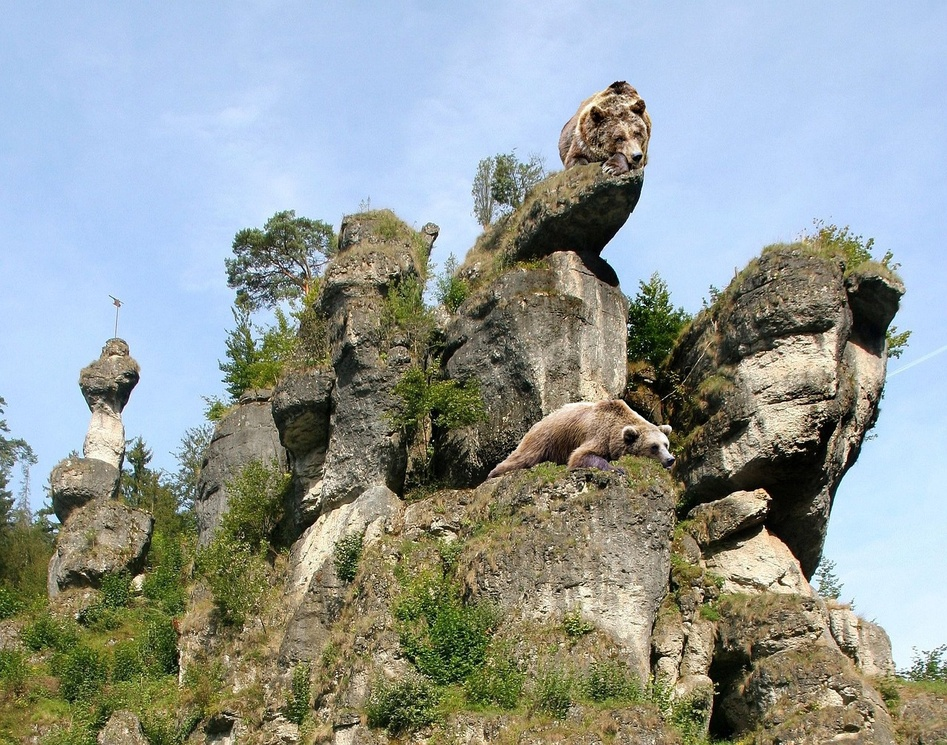
#> input picture Minggu IV/Praktikum/Image1.jpg, 947 x 745 px, shrunk from 1280 x 1008 before the run, found by its file name
$ python Latihan1.py
#> lines starting #> are read from the running program, lines starting #| are printed output that depends on the picture
import cv2
import numpy as np
import matplotlib.pyplot as plt

def manual_histogram_equalization(image):
    """
    Manual implementation of histogram equalization

    Parameters:
    image: Input grayscale image (0-255)

    Returns:
    equalized_image: Image after histogram equalization
    transform: transformation function
    hist: original histogram
    """

    # 1. Hitung histogram
    hist = np.zeros(256)

    for pixel in image.flatten():
        hist[pixel] += 1

    # 2. Hitung cumulative histogram (CDF)
    cdf = np.zeros(256)
    cdf[0] = hist[0]

    for i in range(1,256):
        cdf[i] = cdf[i-1] + hist[i]

    # 3. Hitung transformation function
    cdf_min = np.min(cdf[cdf > 0])
    total_pixels = image.shape[0] * image.shape[1]

    transform = np.round((cdf - cdf_min) / (total_pixels - cdf_min) * 255)
    transform = transform.astype('uint8')

    # 4. Apply transformation
    equalized_image = transform[image]

    # 5. Return equalized image and transformation function
    return equalized_image, transform, hist


# ====================================================
# MAIN PROGRAM
# ====================================================

# Load image
image = cv2.imread("image1.jpg", cv2.IMREAD_GRAYSCALE)
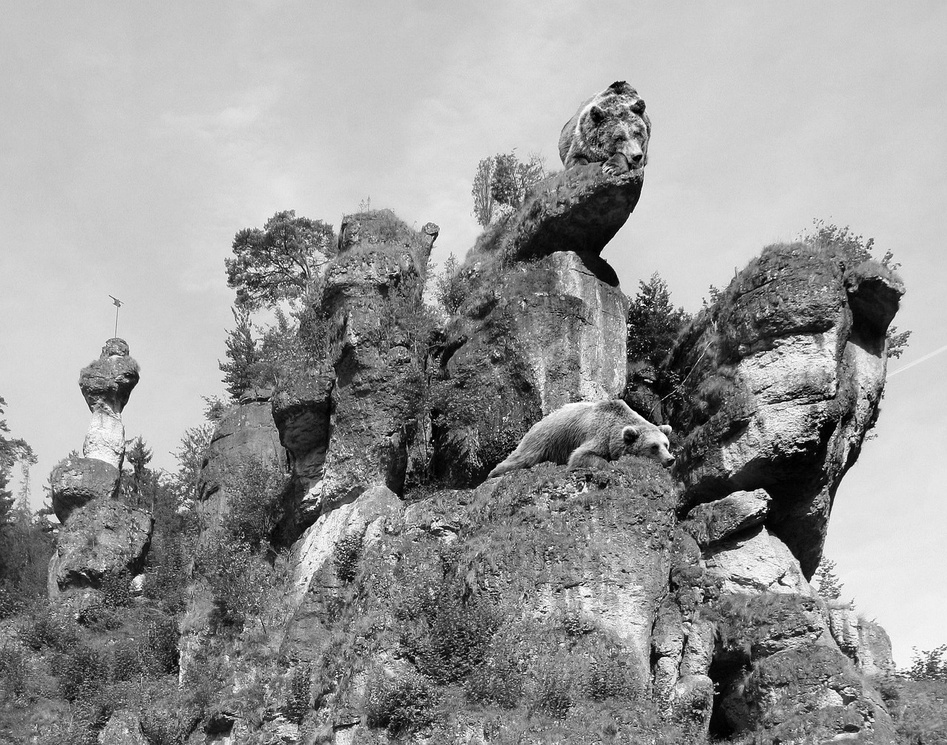
#> image: shape (745, 947); min 0, max 255, mean 152.2

if image is None:
    raise Exception("Image tidak ditemukan. Pastikan file image.jpg ada.")

# Jalankan histogram equalization manual
equalized_image, transform, hist_original = manual_histogram_equalization(image)
#> the loop in manual_histogram_equalization, `for pixel in image.flatten():` made 705515 passes
#> pixel on passes 1 to 3: 196, 201, 196
#> after the loop in manual_histogram_equalization, `for pixel in image.flatten():`: hist = 256 values, max 15432 at index 206, min 83 at index 254, mean 2755.9
#> after the loop in manual_histogram_equalization, `for i in range(1,256):`: cdf = 256 values from 376 to 705515
#> in manual_histogram_equalization, `cdf_min = np.min(cdf[cdf > 0])`: cdf_min = 376
#> in manual_histogram_equalization, `transform = np.round((cdf - cdf_min) / (total_pixels - cdf_min) * 255)`: transform = 256 values from 0 to 255
#> in manual_histogram_equalization, `equalized_image = transform[image]`:
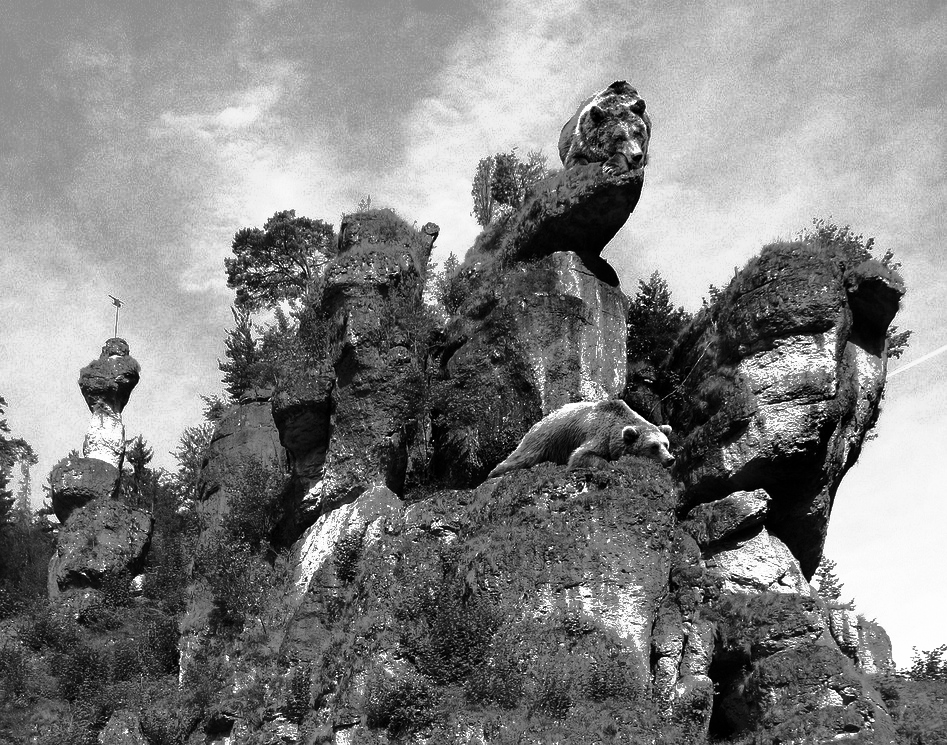
#> equalized_image: shape (745, 947); min 0, max 255, mean 128.5
#> transform = 256 values from 0 to 255; hist_original has the same summary as hist in manual_histogram_equalization

# Hitung histogram hasil
hist_equalized = np.zeros(256)
for pixel in equalized_image.flatten():
    hist_equalized[pixel] += 1
#> this loop made 705515 passes
#> pixel on passes 1 to 3: 141, 156, 141
#> after the loop, hist_equalized = 256 values, max 15432 at index 180, min 0 at index 79, mean 2755.9

# ====================================================
# VISUALISASI
# ====================================================

plt.figure(figsize=(12,8))

# Original Image
plt.subplot(2,2,1)
plt.title("Original Image")
plt.imshow(image, cmap='gray')
plt.axis('off')

# Histogram Original
plt.subplot(2,2,2)
plt.title("Histogram Original")
plt.plot(hist_original)

# Equalized Image
plt.subplot(2,2,3)
plt.title("Equalized Image (Manual)")
plt.imshow(equalized_image, cmap='gray')
plt.axis('off')

# Histogram Equalized
plt.subplot(2,2,4)
plt.title("Histogram Equalized")
plt.plot(hist_equalized)

plt.tight_layout()
plt.show()
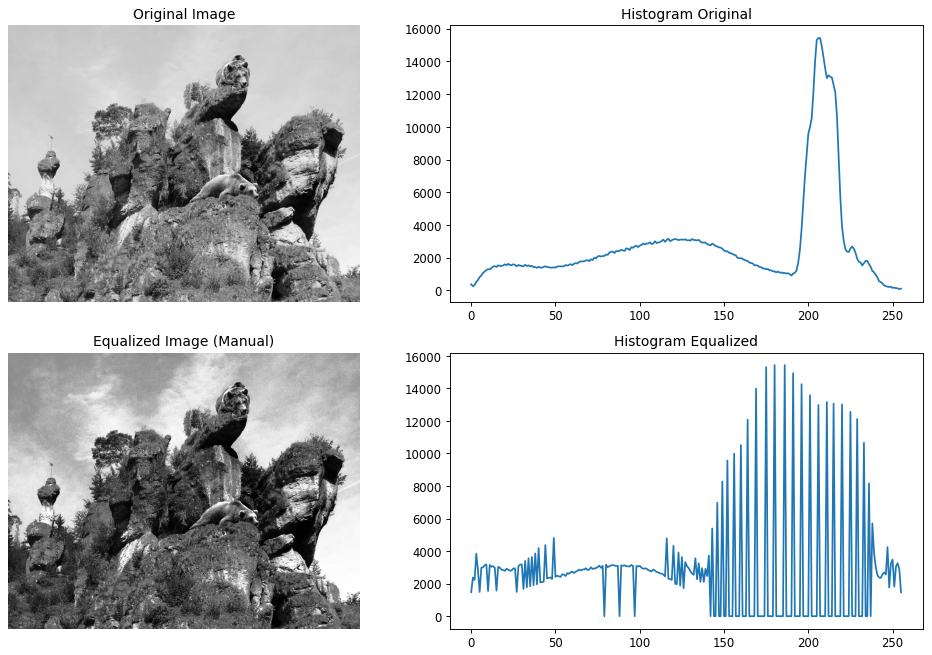
#> figure drawn by matplotlib, 4 panels; panel 2: curve peaks at x = 206, y = 15432; panel 4: curve peaks at x = 180, y = 15432

$ run again, with Minggu IV/Praktikum/medical_image.jpg copied over Minggu IV/Praktikum/Image1.jpg
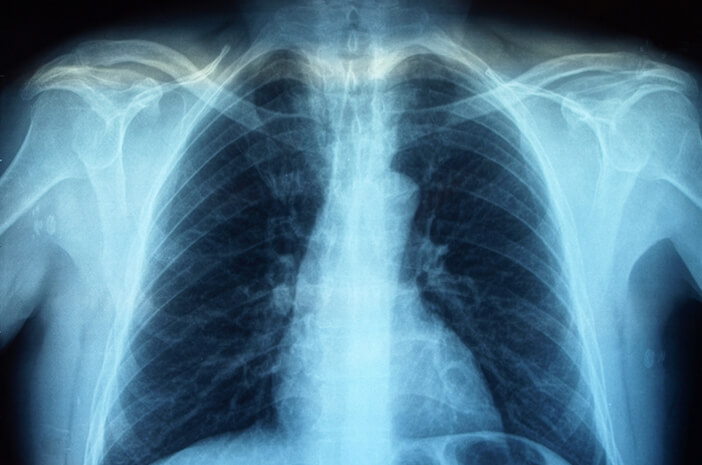
#> input picture Minggu IV/Praktikum/medical_image.jpg, 702 x 465 px, found by its file name
#> the loop in manual_histogram_equalization, `for pixel in image.flatten():` made 326430 passes
#> pixel on passes 1, 2, 5: 3, 3, 3
#> after the loop in manual_histogram_equalization, `for pixel in image.flatten():`: hist = 256 values, max 4854 at index 4, min 0 at index 0, mean 1275.1
#> after the loop in manual_histogram_equalization, `for i in range(1,256):`: cdf = 256 values from 0 to 326430
#> cdf_min = 1
#> in manual_histogram_equalization, `transform = np.round((cdf - cdf_min) / (total_pixels - cdf_min) * 255)`: transform = 256 values from 0 to 255
#> in manual_histogram_equalization, `equalized_image = transform[image]`:
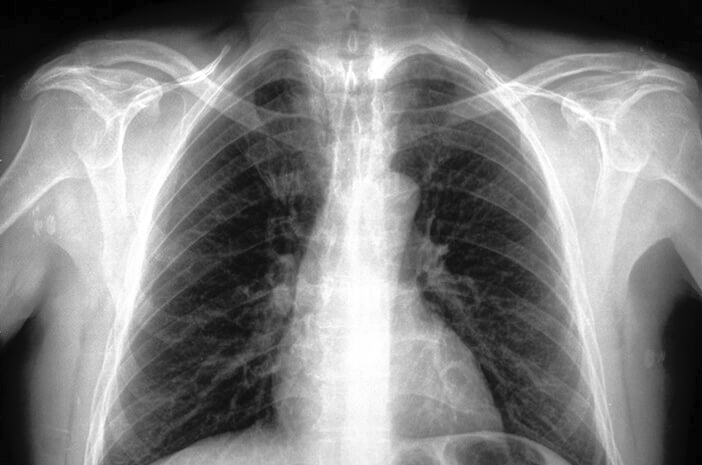
#> equalized_image: shape (465, 702); min 0, max 255, mean 128.2
#> `equalized_image, transform, hist_original = manual_histogram_equalizat..`: hist_original has the same summary as hist in manual_histogram_equalization
#> the loop `for pixel in equalized_image.flatten():` made 326430 passes
#> pixel on passes 1, 4, 5: 2, 2, 2
#> after the loop `for pixel in equalized_image.flatten():`: hist_equalized = 256 values, max 4854 at index 6, min 0 at index 1, mean 1275.1
#> `plt.show()`:
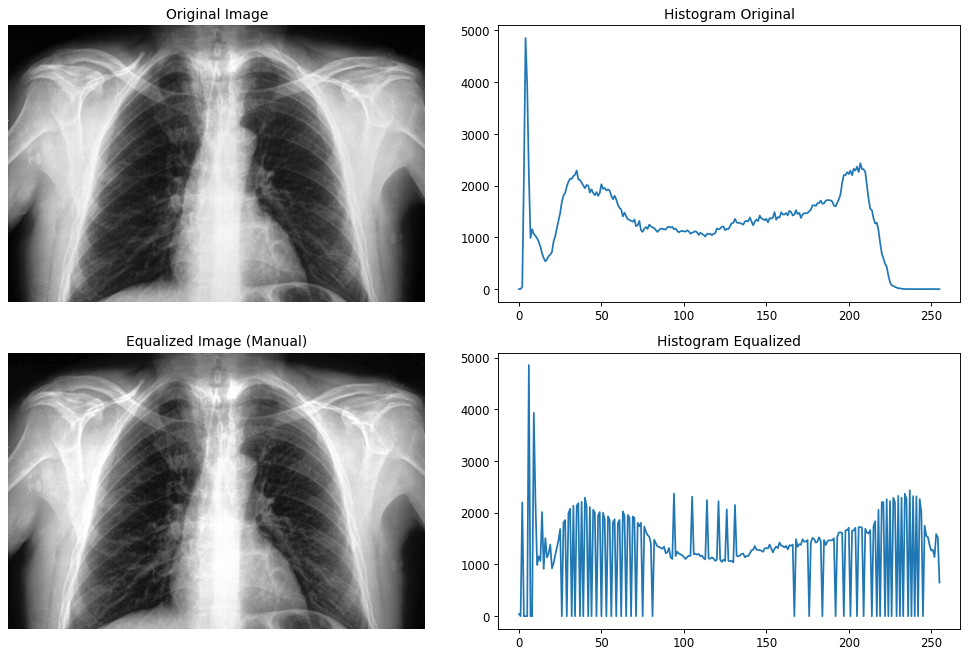
#> figure drawn by matplotlib, 4 panels; panel 2: curve peaks at x = 4, y = 4854; panel 4: curve peaks at x = 6, y = 4854
